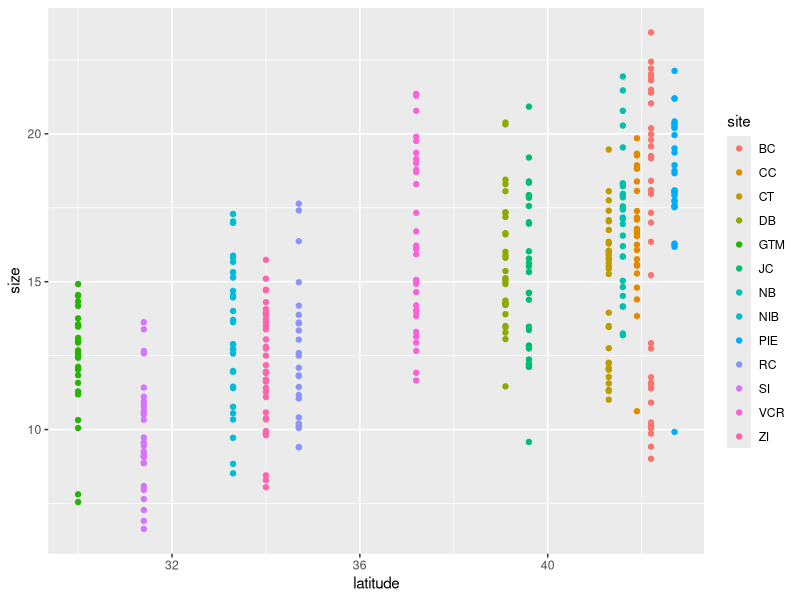

R code for this plot:
## ---- chunk 1
knitr::opts_chunk$set(echo = FALSE, warning=FALSE, message=FALSE)
## ---- chunk 2
library(tidyverse)
library(ggplot2)
library(lme4)
library(kableExtra)
library(broom)
## ---- chunk 3
# Import data
CrabData <- 
  read.table('../00_rawdata/Du_FiddlerCrabProject_Data-raw_V0.csv', 
             header=TRUE, stringsAsFactors=TRUE, sep=",", na.strings=c(""," ","NA"), dec=".", 
             strip.white=TRUE)
## ---- chunk 4
glm(size~latitude,data=CrabData) %>%
  tidy() %>%
  kable(
    caption = "Summary of linear regression on the effect of latitude on fiddler crab body size in the Atlantic coast of the United States in 2016.",
    col.names = c("Predictor", "B", "SE", "t", "p"),
    digits = c(0, 2, 3, 2, 3)
  )
## ---- chunk 5
a <- ggplot(data=CrabData) +geom_point(aes(x=latitude,y=size,color=site))
ggsave("./ms_figures/Du_FiddlerCrabProject_Figure-1_V1.png", a)
